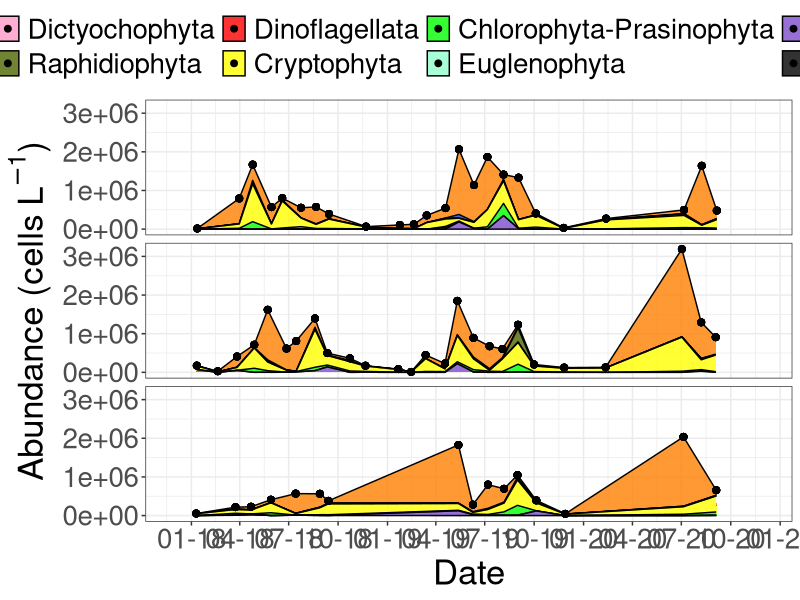
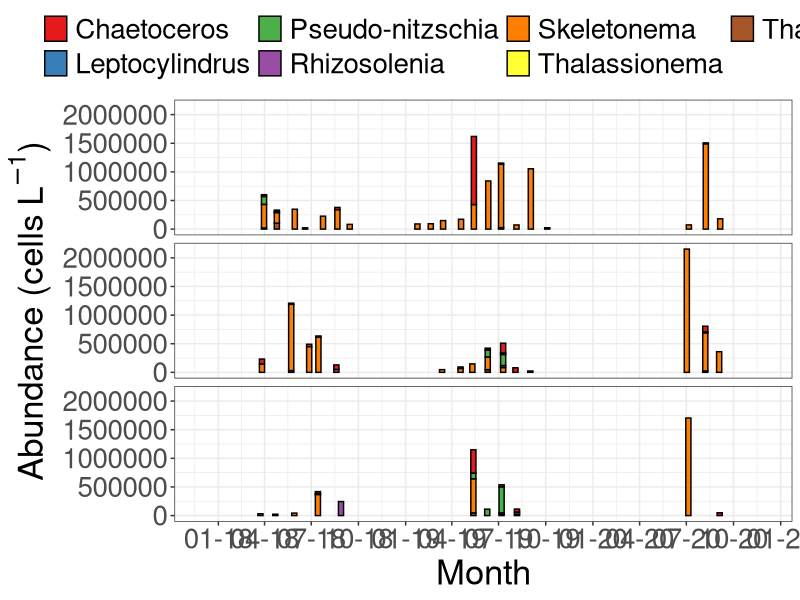
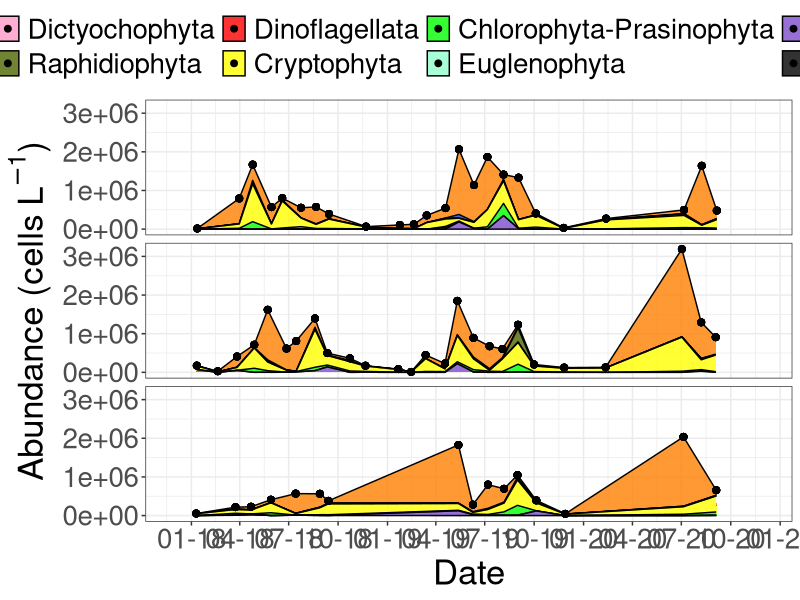
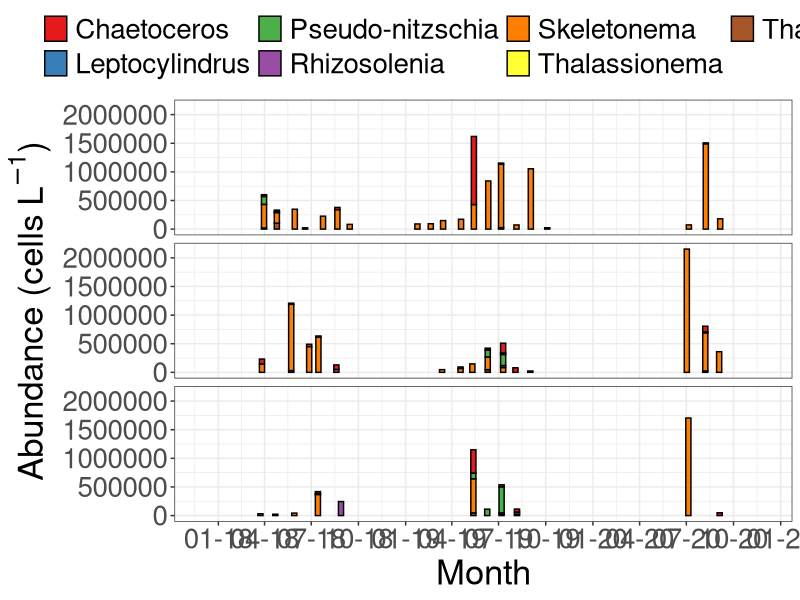

Generate these figures, in order, with R: (Note: this script raises an error after producing the figures.)
## ---- chunk 1
#Load packages
library(tidyverse)
library(patchwork)
library(here)
library(readr)
## ---- chunk 2
#Upload output from OBIS taxonomy matching/formatting
micro <- read_csv(here("output_worms_matching", "calvert_2018_2020.csv"))

micro$date <- as.Date(micro$date, "%Y-%m-%d")

## ---- chunk 3
#Selecting pertinent columns.
micro <- micro %>% 
  select(date, site_id, group, scientificName, AphiaID, 
         scientificName_accepted = valid_name, 
         rank, kingdom:genus, lifeStage:identificationRemark,
         count = counts)
## ---- chunk 4
#Chaetoceros is missing Louis group - adding here but need to go back and fix in original file

micro <- micro %>% 
  mutate(group = case_when(scientificName == "Chaetoceros" ~
                             "Bacillariophyta",
                           TRUE ~ as.character(group)))

#Checking distinct group/species
micro_distinct <- micro %>% 
  distinct(group, scientificName) %>% 
  arrange(group)

#Interesting - unknown flagallete bearing and unknown very small flagellate should probably be summed/grouped in original sheets. I wonder if this is a difference between sheets or if both existed, and I didn't account for this. Only the 2020 qu39 data had any counts for this - so they would have been removed from the other sheets, but kept here. I need to fix this - although it might not be an issue, as I class it as protozoa, so wouldn't it just be grouped in the obis matching stage? Hmm need to think about this.


#making group for protozoa chlorophyta as unknown
micro_distinct_fix <- micro_distinct %>%
  mutate(group = case_when(scientificName == "Protozoa" & 
                             group == "Unknown flagellae-bearing cells" ~
                             "Unknown_flagellate",
                           scientificName == "Protozoa" & 
                             group == "Unknown very small flagellated species" ~
                             "Unknown_flagellate",
                           scientificName == "Protozoa" & 
                             group == "Dinoflagellata" ~
                             "Unknown_Dinophyceae?",
                           scientificName == "Protozoa" & 
                             group == "Chlorophyta" ~
                             "Unknown_Chlorophyta?",
                           scientificName == "Protozoa" & 
                             group == "Chlorophyta-Prasinophyta" ~
                             "Unknown_Chlorophyta?",
                           TRUE ~ as.character(group)))

micro <- micro %>%
  mutate(group = case_when(scientificName == "Protozoa" & 
                             group == "Unknown flagellae-bearing cells" ~
                             "Unknown_flagellate",
                           scientificName == "Protozoa" & 
                             group == "Unknown very small flagellated species" ~
                             "Unknown_flagellate",
                           scientificName == "Protozoa" & 
                             group == "Dinoflagellata" ~
                             "Unknown_Dinophyceae?",
                           scientificName == "Protozoa" & 
                             group == "Chlorophyta" ~
                             "Unknown_Chlorophyta?",
                           scientificName == "Protozoa" & 
                             group == "Chlorophyta-Prasinophyta" ~
                             "Unknown_Chlorophyta?",
                           TRUE ~ as.character(group)))

micro <- micro %>%
  mutate(group = case_when(group == "Chlorophyta" ~ "Chlorophyta-Prasinophyta",
                           group == "Dictyophyta" ~ "Dictyochophyta",
                           group == "Haptophyta" ~ "Prymnesiophyta-Haptophyta",
                           TRUE ~ as.character(group)))

## ---- chunk 5
#Designating photosynthetic species - Dictyochophyta was different in one sheet and needed to be added also:
  #Prymnesiophyta-Haptophyta
  #Chlorophyta-Prasinophyta

#Actually, need to fix these things earlier as I sum groups and these differences will not let thier counts be summed.

micro <- micro %>% 
  mutate(trophicStatus = case_when(group == "Bacillariophyta" ~ "auto",
                                   group == "Chlorophyta" ~ "auto",
                                   group == "Chlorophyta-Prasinophyta" ~ "auto",
                                   group == "Choanoflagellata" ~ "hetero",
                                   group == "Chrysophyta" ~ "auto",
                                   group == "Ciliophora" ~ "hetero",
                                   group == "Cryptophyta" ~ "auto",
                                   group == "Cyanobacteria" ~ "auto",
                                   group == "Dictyophyta" ~ "auto",
                                   group == "Dictyochophyta" ~ "auto",
                                   group == "Dinoflagellata" ~ "auto",
                                   group == "Ebriidea" ~ "hetero",
                                   group == "Euglenophyta" ~ "auto",
                                   group == "Haptophyta" ~ "auto",
                                   group == "Prymnesiophyta-Haptophyta" ~ "auto",
                                   group == "Kinetoplastidea" ~ "hetero",
                                   group == "Metazoa" ~ "hetero",
                                   group == "Raphidiophyta" ~ "auto",
                                   group == "Unknown_flagellate" ~ "auto",
                                   group == "Unknown_Chlorophyta?" ~ "auto",
                                   group == "Unknown_Dinophyceae?" ~ "auto")) %>% 
  select(date, site_id, trophicStatus, group, scientificName, 
         AphiaID, scientificName_accepted:count)

trophic_check <- micro %>% 
  distinct(group, trophicStatus) %>% 
  arrange(trophicStatus)
## ---- chunk 6
#Selecting autotrophic groups from class level specifications above. Too coarse for dinos.


#Can't figure out how to make this work with multiple stations. Trying each separately and binding
micro_sum_dfo2 <- micro %>%
  filter(trophicStatus == "auto" &
          site_id == "DFO2") %>% 
  complete(date, group) %>% # make each day have all species, even if not observed (for joining)
  group_by(date, group) %>% 
  summarise(sum = sum(count)) %>% #sum counts for each grouping/class
  ungroup() %>% 
  arrange(date, group) %>% 
  mutate(sum = replace_na(sum, 0),
         site_id = "DFO2") #replace NAs, created by complete, with 0s

micro_sum_kc10 <- micro %>%
  filter(trophicStatus == "auto" &
          site_id == "KC10") %>% 
  complete(date, group) %>% # make each day have all species, even if not observed (for joining)
  group_by(date, group) %>% 
  summarise(sum = sum(count)) %>% #sum counts for each grouping/class
  ungroup() %>% 
  arrange(date, group) %>% 
  mutate(sum = replace_na(sum, 0),
         site_id = "KC10") #replace NAs, created by complete, with 0s

micro_sum_qcs01 <- micro %>%
  filter(trophicStatus == "auto" &
          site_id == "QCS01") %>% 
  complete(date, group) %>% # make each day have all species, even if not observed (for joining)
  group_by(date, group) %>% 
  summarise(sum = sum(count)) %>% #sum counts for each grouping/class
  ungroup() %>% 
  arrange(date, group) %>% 
  mutate(sum = replace_na(sum, 0),
         site_id = "QCS01") #replace NAs, created by complete, with 0s


micro_sum <- rbind(micro_sum_dfo2, micro_sum_kc10, micro_sum_qcs01)
## ---- chunk 7
#Set order or groups for plotting

micro_sum$group <- factor(micro_sum$group,
                         levels = c("Bacillariophyta", #Y
                                    "Chrysophyta", #Y
                                    "Dictyochophyta", #Y
                                    "Raphidiophyta", #Y
                                    "Dinoflagellata", #Y
                                    "Cryptophyta",#Y
                                    "Chlorophyta-Prasinophyta", #Y 
                                    "Euglenophyta", #Y
                                    "Prymnesiophyta-Haptophyta", #Y 
                                    "Cyanobacteria", #Y
                                    "Unknown_Chlorophyta?", #Y
                                    "Unknown_Dinophyceae?", #Y
                                    "Unknown_flagellate" #Y
                                    ))
## ---- chunk 8
#Setting colour pallete for microscopy data - roughly comparable to chemtax data
color_palette_micro <- c("#ff8000", #Diatoms 
                   "#2642D5", #Chrysophytes
                   "#ff99c7", #Dicto (same color as chryso as same pig. group)
                   "#4d6600", #Raph
                   "#ff0000", #Dino
                   "#ffff00", #Crypto
                   "#00ff00", #Chloro (chloro and eugleno same colour, same pig. group)
                   "#93FFCA", #Eugleno
                   "#7d4dcc", #Hapto
                   "#000000"  #Cyano
                   )

#Set month labels for plot
month_labels_5 <- rep(c('J','F','M','A','M','J','J','A','S','O','N','D'), 5)

month_labels <- c('J','F','M','A','M','J','J','A','S','O','N','D')
## ---- chunk 9

startTime <- as.Date("2017-12-01")
endTime <- as.Date("2020-11-30")
startEnd <- c(startTime, endTime)


micro_sum %>% 
  filter(date > "2018-01-01" & date < "2020-12-31" &
         !group == "Unknown_Chlorophyta?" &
         !group == "Unknown_Dinophyceae?" &
         !group == "Unknown_flagellate") %>%
  group_by(date, site_id) %>% 
  mutate(sum_all = sum(sum, na.rm = TRUE)) %>% 
  ggplot(aes(x = date, y = sum, group = group, fill = group)) +
  geom_area(position = "stack", alpha = 0.8, size = 0.5, colour = "black") +
  geom_point(aes(x = date, y = sum_all), size = 2) +
  scale_fill_manual(values = color_palette_micro) +
  scale_x_date(limits = startEnd,
               breaks = scales::date_breaks("3 month"),
               labels = scales::date_format("%m-%y")) +
  facet_wrap(~ site_id, ncol = 1) +
  theme_bw() +
  theme(legend.position = "top",
        legend.direction = "horizontal",
        legend.title = element_blank(),
        text = element_text(size = 11),
        strip.background = element_blank(),
        strip.text = element_blank()) + 
  labs(x = "Date",
           y = bquote("Abundance (cells" ~ L^-1*")")) +
  theme(text = element_text(size = 25)) 

ggsave(here("figures", "Calvert.png"), width = 17, height = 15, dpi = 300)

## ---- chunk 10
micro_diat_dfo <- micro %>% 
  filter(site_id == "DFO2" &
           group == "Bacillariophyta" & count > 20000 & !is.na(genus)) %>% 
  group_by(date, genus) %>% 
  summarise(count_sum = sum(count)) %>% 
  ungroup() %>% 
  complete(date, genus) %>% 
  arrange(date, count_sum) %>% 
  mutate(site_id = "DFO2")

micro_diat_kc10 <- micro %>% 
  filter(site_id == "KC10" &
           group == "Bacillariophyta" & count > 20000 & !is.na(genus)) %>% 
  group_by(date, genus) %>% 
  summarise(count_sum = sum(count)) %>% 
  ungroup() %>% 
  complete(date, genus) %>% 
  arrange(date, count_sum) %>% 
  mutate(site_id = "KC10")

micro_diat_qcs01 <- micro %>% 
  filter(site_id == "QCS01" &
           group == "Bacillariophyta" & count > 20000 & !is.na(genus)) %>% 
  group_by(date, genus) %>% 
  summarise(count_sum = sum(count)) %>% 
  ungroup() %>% 
  complete(date, genus) %>% 
  arrange(date, count_sum) %>% 
  mutate(site_id = "QCS01")

micro_diat <- rbind(micro_diat_dfo, micro_diat_kc10, micro_diat_qcs01)

micro_diat %>% 
  ggplot(aes(date, count_sum, fill = genus)) +
  geom_bar(position = "stack", stat = "identity", color = "black", width = 10) +
  scale_fill_brewer(palette = "Set1") +
  scale_x_date(limits = startEnd,
               breaks = scales::date_breaks("3 month"),
               labels = scales::date_format("%m-%y")) +
  facet_wrap(~ site_id, ncol = 1) +
  theme_bw() +
  theme(legend.position = "top",
        legend.direction = "horizontal",
        legend.title = element_blank(),
        text = element_text(size = 11),
        strip.background = element_blank(),
        strip.text = element_blank()) + 
  labs(x = "Month",
       y = bquote("Abundance (cells" ~ L^-1*")")) +
  theme(text = element_text(size = 25)) 
  
ggsave(here("figures", "Calvert_diat_species.png"), 
        width = 17, height = 15, dpi = 300)
## ---- chunk 11
micro %>% 
 filter(group == "Chlorophyta-Prasinophyta" &
           date > "2016-01-01" &
           date < "2016-12-31") %>%
  complete(date, group, scientificName_accepted) %>% 
  mutate(count = replace_na(count, 0)) %>%  
  ggplot(aes(date, count, fill = scientificName_accepted)) +
  geom_bar(position = "stack", stat = "identity", color = "black", width = 3) +
  scale_x_date(limits = startEnd_1,
               breaks = scales::date_breaks("1 month"),
               labels = scales::date_format("%m")) +
  scale_fill_brewer(palette = "Spectral",
                      name = "Genus, > 20000 cells") +
  theme_bw() +
  labs(y = bquote("Abundance (cells" ~ L^-1*")")) +
  theme(legend.position = c(0.13, 0.5),
        legend.background =  element_blank(),
        axis.title.x = element_blank(),
        axis.text.x = element_blank(),
        axis.title.y = element_blank(),
        text = element_text(size = 25))

